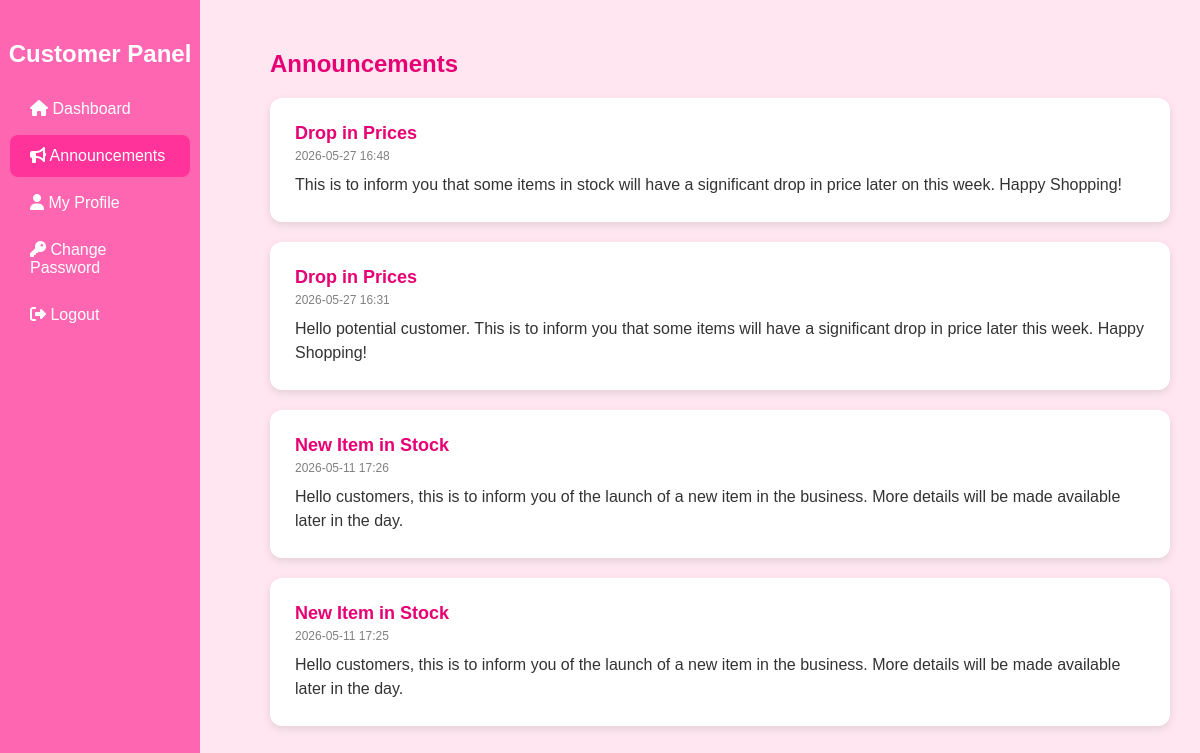
Screenshot of /announcement/ with the database file from the repository.
### assets/models.py (models this page shows, shortened)
class Announcement(models.Model):
    title = models.CharField(max_length=200)
    message = models.TextField()
    created_by = models.ForeignKey(User, on_delete=models.SET_NULL, null=True)
    created_at = models.DateTimeField(auto_now_add=True)

### assets/views.py (the view)
# urls.py: path('announcement/', views.user_announcement, name='user_announcement'),
def user_announcement(request):
    announcement = Announcement.objects.all().order_by('-created_at')
    return render(request, "assets/user_announcement.html", {
        "announcement": announcement
    })

### assets/templates/assets/user_announcement.html (shortened to what this page needs)
<!DOCTYPE html>
<html lang="en">
<head>
<link rel="stylesheet" href="https://cdnjs.cloudflare.com/ajax/libs/font-awesome/6.5.0/css/all.min.css">
</head>
<body>
<div class="sidebar">
  <h2>Customer Panel</h2>
<a href="{% url 'user_dashboard' %}"><i class="fa-solid fa-house"></i> Dashboard</a>
<a href="{% url 'user_announcement' %}" class="active"><i class="fa-solid fa-bullhorn"></i> Announcements</a>
<a href="{% url 'accounts:profile' %}"><i class="fa-solid fa-user"></i> My Profile</a>
<a href="{% url 'accounts:change_password' %}"><i class="fa-solid fa-key"></i> Change Password</a>
<a href="{% url 'logout' %}"><i class="fa-solid fa-right-from-bracket"></i> Logout</a>
</div>
<div class="main">
<div class="topbar">
  <h2>Announcements</h2>
</div>
{% for ann in announcement %}
  <div class="card">
    <div class="announcement-title">{{ ann.title }}</div>
    <div class="announcement-date">{{ ann.created_at|date:"Y-m-d H:i" }}</div>
    <div class="announcement-message">{{ ann.message }}</div>
  </div>
{% empty %}
  <div class="card">
    <div class="empty">No announcements available</div>
  </div>
{% endfor %}
</div>
</body>
</html>

### assets/templates/assets/user_announcement.html (style rules this page uses)
body { margin:0; font-family:Arial,sans-serif; background:#ffe6f0; }
.sidebar { width:200px; height:100vh; background:#ff66b2; position:fixed; padding-top:20px; overflow-y:auto; }
.sidebar h2 { text-align:center; color:white; }
.sidebar a { display:block; color:white; padding:12px 20px; text-decoration:none; margin:5px 10px; border-radius:8px; }
.sidebar a.active { background:#ff3399; }
.main { margin-left:240px; padding:30px; }
.topbar h2 { color:#e60073; }
.card { background:white; padding:25px; border-radius:12px; box-shadow:0 3px 8px rgba(0,0,0,0.1); margin-bottom:20px; }
.announcement-title { font-size:18px; font-weight:bold; color:#e60073; }
.announcement-date { font-size:12px; color:gray; margin:5px 0 10px; }
.announcement-message { color:#333; line-height:1.5; }

### rows the page displays
Announcement: title "Drop in Prices", created_at "2026-05-27 16:48", message "This is to inform you that some items in stock will have a significant drop in price later on this week. Happy Shopping!"
Announcement: title "Drop in Prices", created_at "2026-05-27 16:31", message "Hello potential customer. This is to inform you that some items will have a significant drop in price later this week. Happy Shopping!"
Announcement: title "New Item in Stock", created_at "2026-05-11 17:26", message "Hello customers, this is to inform you of the launch of a new item in the business. More details will be made available later in the day."
Announcement: title "New Item in Stock", created_at "2026-05-11 17:25", message "Hello customers, this is to inform you of the launch of a new item in the business. More details will be made available later in the day."
